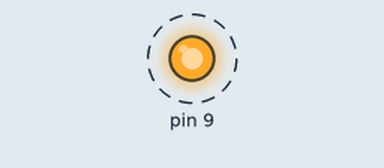
Recording of a sketch running on a simulated Arduino Uno, built with avr-gcc and run on an emulated ATmega328P. Shown: output pins drawn as LEDs (lit = HIGH). Dashed ring = blinking.

Above: at 0.05 s.
Timing chart, 0 to 3.0 s (numbered marks = the images above):
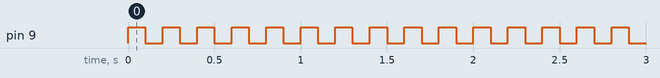

The sketch:

lesson_1.2_delay.ino
```cpp
//****************************************************************************
/*
 keyestudio 4wd BT Car
 lesson 1.2
 delay
 http://www.keyestudio.com
*/
void setup()
{
  // initialize digital pin 11 as an output.
  pinMode(9, OUTPUT);
}
// the loop function runs over and over again forever
void loop()
{
  digitalWrite(9, HIGH); // turn the LED on (HIGH is the voltage level)
  delay(100); // wait for 0.1 second
  digitalWrite(9, LOW); // turn the LED off by making the voltage LOW
  delay(100); // wait for 0.1 second
}
//*****************************************************************
```

Measured:
- by itself, pin 9: alternates HIGH for 0.10 s and LOW for 0.10 s
